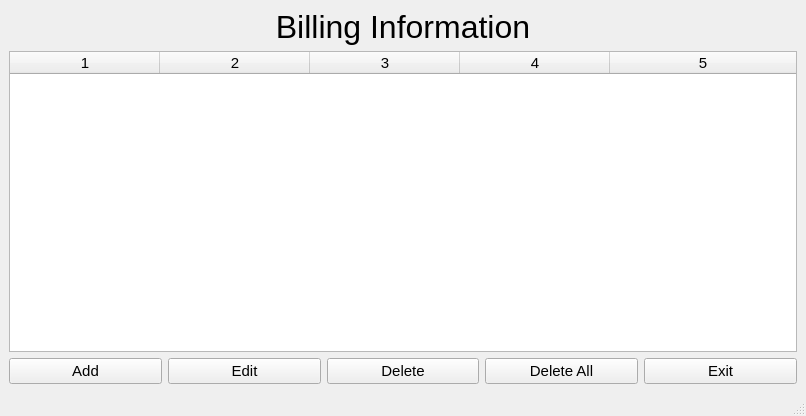
<?xml version="1.0" encoding="UTF-8"?>
<ui version="4.0">
 <class>formProfileManager</class>
 <widget class="QMainWindow" name="formProfileManager">
  <property name="geometry">
   <rect>
    <x>0</x>
    <y>0</y>
    <width>806</width>
    <height>416</height>
   </rect>
  </property>
  <property name="font">
   <font>
    <pointsize>11</pointsize>
   </font>
  </property>
  <property name="windowTitle">
   <string>Profile Manager</string>
  </property>
  <widget class="QWidget" name="centralwidget">
   <layout class="QGridLayout" name="gridLayout">
    <item row="3" column="1">
     <widget class="QPushButton" name="btnAdd">
      <property name="font">
       <font>
        <pointsize>11</pointsize>
       </font>
      </property>
      <property name="text">
       <string>Add</string>
      </property>
     </widget>
    </item>
    <item row="3" column="2">
     <widget class="QPushButton" name="btnEdit">
      <property name="text">
       <string>Edit</string>
      </property>
     </widget>
    </item>
    <item row="3" column="3">
     <widget class="QPushButton" name="btnDelete">
      <property name="text">
       <string>Delete</string>
      </property>
     </widget>
    </item>
    <item row="3" column="4">
     <widget class="QPushButton" name="btnDeleteAll">
      <property name="text">
       <string>Delete All</string>
      </property>
     </widget>
    </item>
    <item row="3" column="5">
     <widget class="QPushButton" name="btnExit">
      <property name="text">
       <string>Exit</string>
      </property>
     </widget>
    </item>
    <item row="1" column="1" colspan="5">
     <widget class="QTableWidget" name="tbProfile">
      <property name="rowCount">
       <number>0</number>
      </property>
      <property name="columnCount">
       <number>5</number>
      </property>
      <attribute name="horizontalHeaderDefaultSectionSize">
       <number>150</number>
      </attribute>
      <attribute name="horizontalHeaderStretchLastSection">
       <bool>true</bool>
      </attribute>
      <attribute name="verticalHeaderVisible">
       <bool>false</bool>
      </attribute>
      <column/>
      <column/>
      <column/>
      <column/>
      <column/>
     </widget>
    </item>
    <item row="0" column="1" colspan="5">
     <widget class="QLabel" name="label">
      <property name="font">
       <font>
        <pointsize>24</pointsize>
       </font>
      </property>
      <property name="text">
       <string>Billing Information</string>
      </property>
      <property name="alignment">
       <set>Qt::AlignCenter</set>
      </property>
     </widget>
    </item>
   </layout>
  </widget>
  <widget class="QStatusBar" name="statusbar"/>
 </widget>
 <resources/>
 <connections>
  <connection>
   <sender>btnExit</sender>
   <signal>clicked()</signal>
   <receiver>formProfileManager</receiver>
   <slot>close()</slot>
   <hints>
    <hint type="sourcelabel">
     <x>720</x>
     <y>367</y>
    </hint>
    <hint type="destinationlabel">
     <x>402</x>
     <y>207</y>
    </hint>
   </hints>
  </connection>
  <connection>
   <sender>tbProfile</sender>
   <signal>itemDoubleClicked(QTableWidgetItem*)</signal>
   <receiver>btnEdit</receiver>
   <slot>click()</slot>
   <hints>
    <hint type="sourcelabel">
     <x>402</x>
     <y>201</y>
    </hint>
    <hint type="destinationlabel">
     <x>244</x>
     <y>367</y>
    </hint>
   </hints>
  </connection>
 </connections>
</ui>
